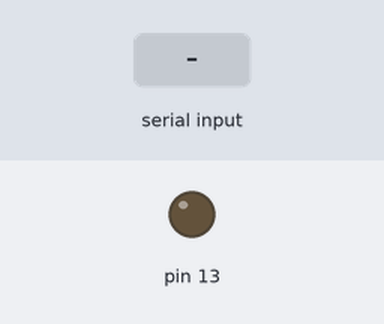
This sketch was run on a simulated Arduino Uno, built with avr-gcc and run on an emulated ATmega328P. Shown: output pins drawn as LEDs (lit = HIGH). Inputs (shaded band) come from the test bench. What the sketch prints to the serial monitor is not drawn.

Above: at 1.2 s.
1.3 s: "a" received over Serial
At 2.4 s:
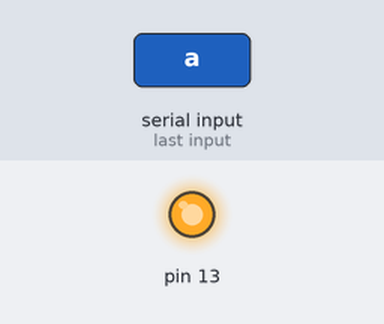
4.0 s: byte 107 ('k') received over Serial
At 6.9 s:
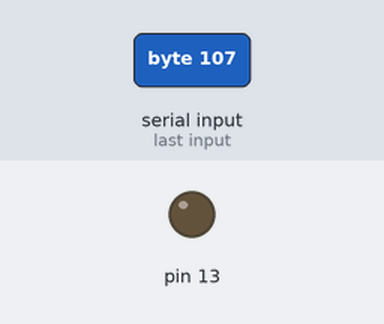
7.0 s: "b" received over Serial
At 8.0 s:
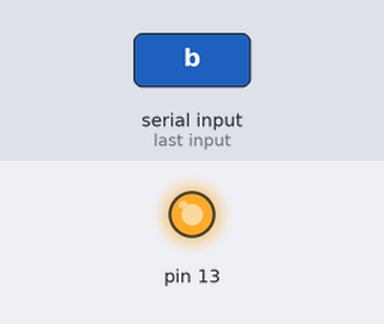
10.0 s: "c" received over Serial
At 13.8 s:
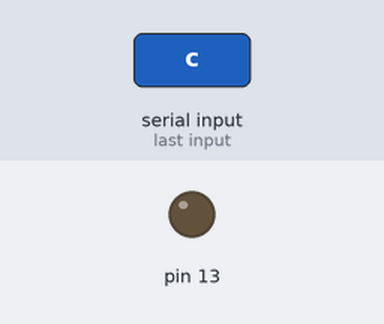
Timing chart, 0 to 14.0 s (numbered marks = the images above; inputs shaded):
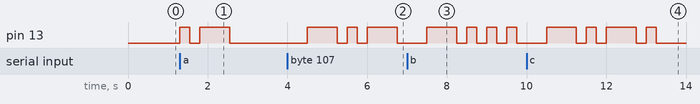

Measured:
- after the input at 1.3 s, pin 13: LOW → HIGH at once, → LOW 0.25 s later, → HIGH 0.25 s later, → LOW 0.75 s later
- after the input at 4.0 s, pin 13: goes HIGH 0.75 s, LOW 0.25 s, HIGH 0.25 s, LOW 0.25 s, HIGH 0.75 s, then LOW, starting after 0.50 s
- after the input at 7.0 s, pin 13: LOW → HIGH after 0.50 s, then repeats every 0.50 s: LOW 0.25 s, HIGH 0.25 s
- after the input at 10.0 s, pin 13: LOW → HIGH after 0.50 s, → LOW 0.75 s later, → HIGH 0.25 s later, → LOW 0.25 s later, … (8 changes in this stretch)

The sketch:

main.ino
```cpp
#define DEBUG

class MorseBase {
  int _pin;
  const int clk = 250;

public:
  MorseBase(int8_t pin) : _pin(pin) { pinMode(pin, OUTPUT); }
  inline void dit() {
    digitalWrite(_pin, HIGH);
    delay(clk);
    digitalWrite(_pin, LOW);
    delay(clk);
#ifdef DEBUG
    Serial.print('.');
#endif
  }
  inline void dah() {
    digitalWrite(_pin, HIGH);
    delay(clk * 3);
    digitalWrite(_pin, LOW);
    delay(clk);
#ifdef DEBUG
    Serial.print('-');
#endif
  }
  inline void eoc() {
    delay(clk << 1);
#ifdef DEBUG
    Serial.print(' ');
#endif
  }
  inline void eow() {
    delay((clk << 2) + (clk << 1));
#ifdef DEBUG
    Serial.print("/");
#endif
  }
};

MorseBase x(13);

bool isInitial = true;
char ch = 0;

void setup() { Serial.begin(9600); }

void loop() {
  if (Serial.available() > 0) {
    ch = Serial.read();
    if (isUpperCase(ch))
      ch |= 0x20u;
    if (isInitial)
      isInitial = false;
    else if (ch != ' ')
      x.eoc();
    else {
      isInitial = true;
      x.eow();
    }
    switch (ch) {
      case 'a': x.dit(); x.dah(); break;
      case 'b': x.dah(); x.dit(); x.dit(); x.dit(); break;
      case 'c': x.dah(); x.dit(); x.dah(); x.dit(); break;
      case 'd': x.dah(); x.dit(); x.dit(); break;
      case 'e': x.dit(); break;
      case 'f': x.dit(); x.dit(); x.dah(); x.dit(); break;
      case 'g': x.dah(); x.dah(); x.dit(); break;
      case 'h': x.dit(); x.dit(); x.dit(); x.dit(); break;
      case 'i': x.dit(); x.dit(); break;
      case 'j': x.dit(); x.dah(); x.dah(); x.dah(); break;
      case 'k': x.dah(); x.dit(); x.dah(); break;
      case 'l': x.dit(); x.dah(); x.dit(); x.dit(); break;
      case 'm': x.dah(); x.dah(); break;
      case 'n': x.dah(); x.dit(); break;
      case 'o': x.dah(); x.dah(); x.dah(); break;
      case 'p': x.dit(); x.dah(); x.dah(); x.dit(); break;
      case 'q': x.dah(); x.dah(); x.dit(); x.dah(); break;
      case 'r': x.dit(); x.dah(); x.dit(); break;
      case 's': x.dit(); x.dit(); x.dit(); x.dit(); break;
      case 't': x.dah(); break;
      case 'u': x.dit(); x.dit(); x.dah(); break;
      case 'v': x.dit(); x.dit(); x.dit(); x.dah(); break;
      case 'w': x.dit(); x.dah(); x.dah(); break;
      case 'x': x.dah(); x.dit(); x.dit(); x.dah(); break;
      case 'y': x.dah(); x.dit(); x.dah(); x.dah(); break;
      case 'z': x.dah(); x.dah(); x.dit(); x.dit(); break;
      case '0': x.dah(); x.dah(); x.dah(); x.dah(); x.dah(); break;
      case '1': x.dit(); x.dah(); x.dah(); x.dah(); x.dah(); break;
      case '2': x.dit(); x.dit(); x.dah(); x.dah(); x.dah(); break;
      case '3': x.dit(); x.dit(); x.dit(); x.dah(); x.dah(); break;
      case '4': x.dit(); x.dit(); x.dit(); x.dit(); x.dah(); break;
      case '5': x.dit(); x.dit(); x.dit(); x.dit(); x.dit(); break;
      case '6': x.dah(); x.dit(); x.dit(); x.dit(); x.dit(); break;
      case '7': x.dah(); x.dah(); x.dit(); x.dit(); x.dit(); break;
      case '8': x.dah(); x.dah(); x.dah(); x.dit(); x.dit(); break;
      case '9': x.dah(); x.dah(); x.dah(); x.dah(); x.dit(); break;
      case ',': x.dah(); x.dah(); x.dit(); x.dit(); x.dah(); x.dah(); break;
      case '.': x.dit(); x.dah(); x.dit(); x.dah(); x.dit(); x.dah(); break;
      case '?': x.dit(); x.dit(); x.dah(); x.dah(); x.dit(); x.dit(); break;
      case '!': x.dit(); x.dit(); x.dah(); x.dah(); x.dit(); break;
      case '\"': x.dit(); x.dah(); x.dit(); x.dit(); x.dah(); x.dit(); break;
      case '\'': x.dit(); x.dah(); x.dah(); x.dah(); x.dah(); x.dit(); break;
      case '-': x.dah(); x.dit(); x.dit();x.dit(); x.dit(); x.dah(); break;
    }
  }
}
```
